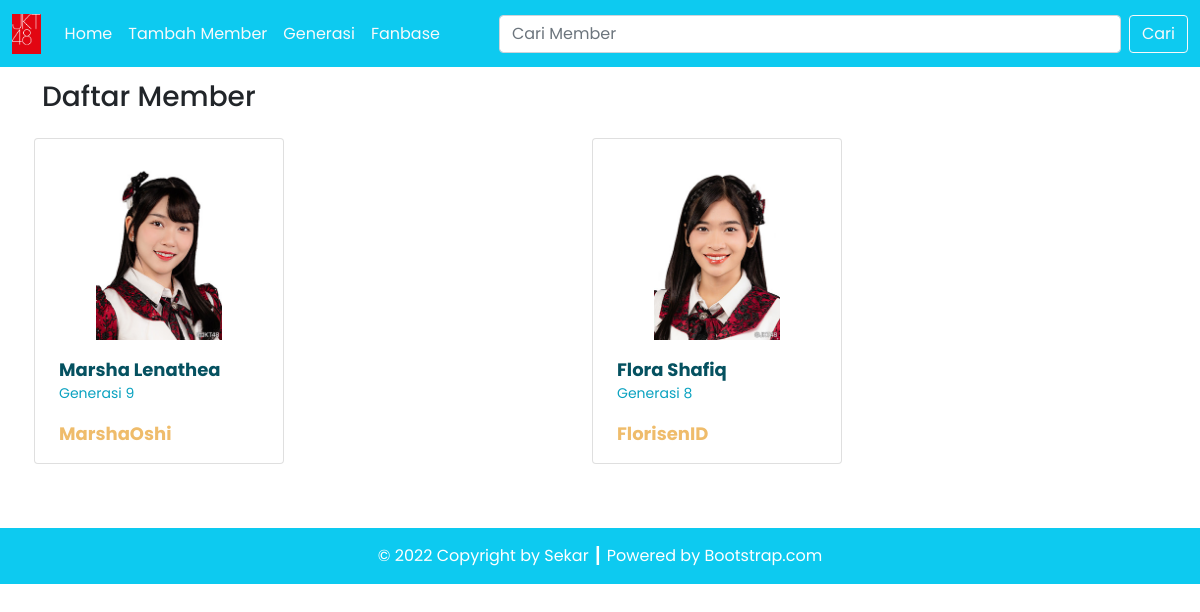
/TP3DPBO/index.php, run on the app's committed database.
### tables this page shows
CREATE TABLE `member`  (
  `id_member` int NOT NULL AUTO_INCREMENT,
  `nama_member` varchar(255) NOT NULL,
  `tanggal_lahir` varchar(255) NOT NULL,
  `gol_darah` varchar(255) NOT NULL,
  `horoskop` varchar(255) NOT NULL,
  `tinggi_badan` varchar(255) NOT NULL,
  `foto_member` varchar(255) NOT NULL,
  `id_gen` int NOT NULL,
  `id_fanbase` int NOT NULL,
  PRIMARY KEY (`id_member`) USING BTREE,
  INDEX `fk_fanbase`(`id_fanbase` ASC) USING BTREE,
  INDEX `fk_gen`(`id_gen` ASC) USING BTREE,
  CONSTRAINT `fk_fanbase` FOREIGN KEY (`id_fanbase`) REFERENCES `fanbase` (`id_fanbase`) ON DELETE RESTRICT ON UPDATE RESTRICT,
  CONSTRAINT `fk_gen` FOREIGN KEY (`id_gen`) REFERENCES `generasi` (`id_gen`) ON DELETE RESTRICT ON UPDATE RESTRICT
);

CREATE TABLE `generasi`  (
  `id_gen` int NOT NULL AUTO_INCREMENT,
  `gen` varchar(255) NOT NULL,
  PRIMARY KEY (`id_gen`) USING BTREE
);

CREATE TABLE `fanbase`  (
  `id_fanbase` int NOT NULL AUTO_INCREMENT,
  `nama_fanbase` varchar(255) NOT NULL,
  PRIMARY KEY (`id_fanbase`) USING BTREE
);

### TP3DPBO/config/db.php (called while the page is built)
<?php
$DB_HOST = "localhost";
$DB_USERNAME = "root";
$DB_PASSWORD = "";
$DB_NAME = "db_jkt";
?>

### TP3DPBO/classes/DB.php (called while the page is built, shortened)
<?php
class DB
{
    private $hostname;
    private $username;
    private $password;
    private $dbname;
    private $conn;
    private $result;
    function __construct($hostname, $username, $password, $dbname)
    {
        $this->hostname = $hostname;
        $this->username = $username;
        $this->password = $password;
        $this->dbname = $dbname;
    }
    function open()
    {
        $this->conn = mysqli_connect($this->hostname, $this->username, $this->password, $this->dbname);
    }
    function execute($query)
    {
        $this->result = mysqli_query($this->conn, $query);
    }
    function getResult()
    {
        return mysqli_fetch_array($this->result);
    }
}
?>

### TP3DPBO/classes/Member.php (called while the page is built, shortened)
<?php
class Member extends DB
{
    function getMemberJoin()
    {
        $query = "SELECT * FROM member JOIN generasi ON member.id_gen=generasi.id_gen JOIN fanbase ON member.id_fanbase=fanbase.id_fanbase ORDER BY member.id_member";
        return $this->execute($query);
    }
}

### TP3DPBO/index.php (the view, shortened to what this page needs)
<?php
    include('config/db.php');
    include('classes/DB.php');
    include('classes/Template.php');
    include('classes/Member.php');
    include('classes/Gen.php');
    $listMember = new Member($DB_HOST, $DB_USERNAME, $DB_PASSWORD, $DB_NAME);
    $listMember->open();
    $listMember->getMemberJoin();
    if (isset($_POST['btn-cari'])) {
        $listMember->searchMember($_POST['cari']);
    } else {
        $listMember->getMemberJoin();
    }
    $data = null;
    while ($row = $listMember->getResult()) {
        $data .= '<div class="col gx-2 gy-3 justify-content-center">' .
            '<div class="card pt-4 px-2 pengurus-thumbnail">
            <a href="detail.php?id=' . $row['id_member'] . '">
                <div class="row justify-content-center">
                    <img src="assets/images/' . $row['foto_member'] . '" class="card-img-top" alt="' . $row['foto_member'] . '">
                </div>
                <div class="card-body">
                    <p class="card-text pengurus-nama my-0">' . $row['nama_member'] . '</p>
                    <p class="card-text divisi-nama">' . $row['gen'] . '</p>
                    <p class="card-text jabatan-nama my-0">' . $row['nama_fanbase'] . '</p>
                </div>
            </a>
        </div>
        </div>';
    }
?>

### TP3DPBO/classes/Template.php (shortened to what this page needs)
<?php
class Template
{
    var $content = '';
    function __construct($filename = '')
    {
        $this->content = implode('', @file($filename));
    }
    function clear()
    {
        $this->content = preg_replace("/DATA_[A-Z|_|0-9]+/", "", $this->content);
    }
    function write()
    {
        print $this->content;
    }
    function replace($old = '', $new = '')
    {
        if (is_int($new)) {
            $value = sprintf("%d", $new);
        } elseif (is_float($new)) {
            $value = sprintf("%f", $new);
        } elseif (is_array($new)) {
            $value = '';
            foreach ($new as $item) {
                $value .= $item . ' ';
            }
        } else {
            $value = $new;
        }
        $this->content = preg_replace("/$old/", $value, $this->content);
    }
}

### data on the page
member: foto_member (picture), nama_member "Marsha Lenathea", id_gen.gen "Generasi 9", id_fanbase.nama_fanbase "MarshaOshi"
member: foto_member (picture), nama_member "Flora Shafiq", id_gen.gen "Generasi 8", id_fanbase.nama_fanbase "FlorisenID"
